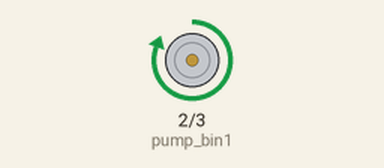
This sketch was run on a simulated Arduino Uno, built with avr-gcc and run on an emulated ATmega328P. On the bench: motor-driver pin pairs drawn as motors (green arrow = first pin HIGH = forward, orange = second pin HIGH = backward, longer = more drive).

Above: at 0.1 s.
At 1.6 s:
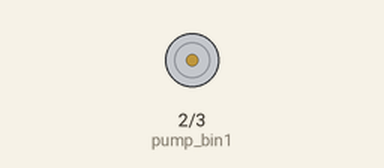
Timing chart, 0 to 3.1 s (numbered marks = the images above):
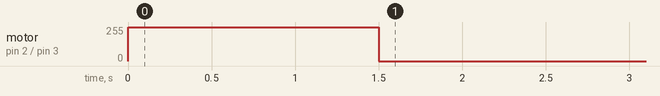

The sketch:

color_mixing.ino
```cpp
int pump_bin1=2;
int pump_bin2=3;
int flow_rate=4000;// in mL / minute
int tube_diameter=6;// in mm
int amount=100 ;// in mL
bool pulled=0;
void setup() {

pinMode(pump_bin1, OUTPUT);
pinMode(pump_bin2, OUTPUT);
}

void loop() {
  // put your main code here, to run repeatedly:
  if(!pulled){
  digitalWrite(pump_bin1,HIGH);
  digitalWrite(pump_bin2,LOW);
  delay(time_to_pull(amount));
  digitalWrite(pump_bin1,LOW);
  digitalWrite(pump_bin2,LOW);
  pulled=1;
  }

}

 // test1: supposing nothing stuck to the tube
//amount in mL ( milliliter)
int time_to_pull(int color_amount){

 /*
 4000 mL ----> 60 000 ms
 amount mL  ----> x(delay time)

 x=amount * 60 000 ms / 4000 mL
 x=amount *15;
 */
 return color_amount *15;

}
```

Measured:
- by itself, motor on pin 2 (pump_bin1) / pin 3 (pump_bin2): stopped → forward 255/255 at 0.00 s, → stopped 1.5 s later
